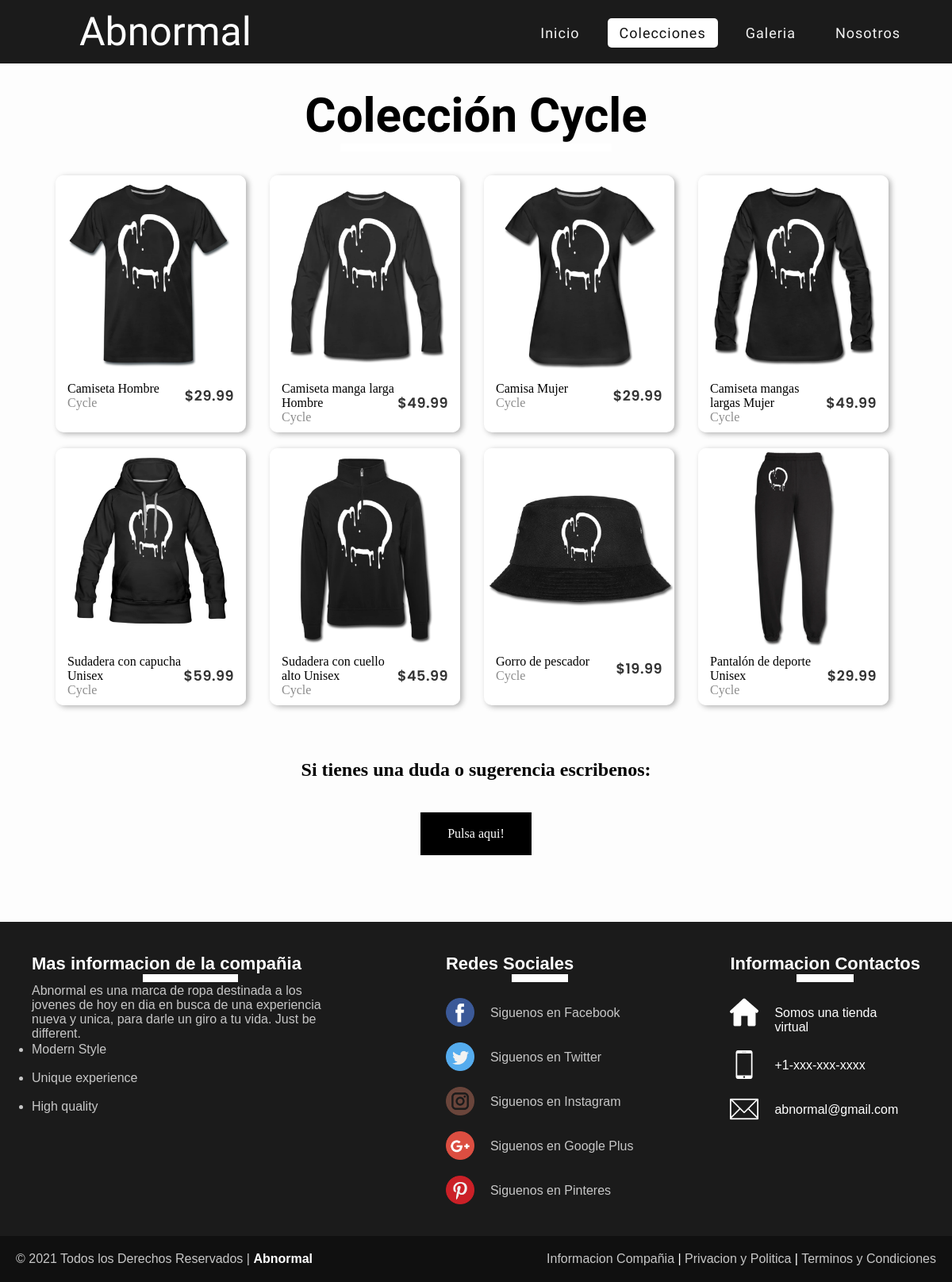
/Coleccion-cycle.php, run on the app's committed database.
### tables this page shows
CREATE TABLE `productos` (
  `id` int(9) NOT NULL,
  `imagen` varchar(50) NOT NULL,
  `nombre` varchar(50) NOT NULL,
  `coleccion` varchar(30) NOT NULL,
  `descripcion` varchar(300) NOT NULL,
  `precio` decimal(4,2) NOT NULL
);

### Coleccion-cycle.php (the view, shortened to what this page needs)
<!DOCTYPE html>
<html lang="en">
<head>
	<link rel="stylesheet" href="css/productpage-modal.css">
	<link rel="stylesheet" href="css/Seccion-products.css">
	<link rel="stylesheet" href="css/barra-nav.css">
	<link rel="stylesheet" href="css/estilo inicio-video.css">
	<link rel="stylesheet" href="css/footer.css">
</head>
<body>
	<?php
	include("con_db.php")
	?>
	<nav>
		<div class="logo"><a href="index.php">Abnormal</a></div>
		<ul>
			<li><a  href="index.php">Inicio</a></li>
			<li><a class="activa" href="Colleciones.php">Colecciones</a></li>
			<li><a href="galeria.php">Galeria</a></li>
			<li><a href="about.php">Nosotros</a></li>
		</ul>
	</nav>
	<h1 class="titulo-galeria">Colecci&oacute;n Cycle</h1>
	<div class="grid-productos">
		<?php
		$tabla = "SELECT * FROM `productos` WHERE coleccion='Cycle';";
		$producto_resultado = mysqli_query($conex, $tabla);
		while ($mostrar = mysqli_fetch_array($producto_resultado)) {
		?>
			<div class="box">
				<div class="box-img">
					<img src="img/products/<?php echo $mostrar['imagen']?>.png" alt="">
				</div>
				<div class="detalles-box">
					<div class="texto-box">
						<a><?php echo $mostrar['nombre'] ?></a>
						<span><?php echo $mostrar['coleccion'] ?></span>
					</div>
					<a id="open" class="precio-box">$<?php echo $mostrar['precio']?></a>
				</div>
			</div>
		<?php
	}
	?>
</div>
<br>
<div class="contactanos_container">
  <h2>Si tienes una duda o sugerencia escribenos:</h2>
  <br>
  <br>
  <a href="contacto.php" class="boton-contactanos">Pulsa aqui!</a>
</div>
<footer>
 <div class="container-footer-all">
  <div class="container-body">
    <div class="colum1">
      <h1>Mas informacion de la compañia</h1>
      <p>Abnormal es una marca de ropa destinada a los jovenes de hoy en dia en busca de una experiencia nueva y unica, para darle un giro a tu vida. Just be different.</p>
            <ul>
      	<li>Modern Style</li>
      	<br>
      	<li>Unique experience</li>
      	<br>
      	<li>High quality</li>
      </ul>
    </div>
    <div class="colum2">
      <h1>Redes Sociales</h1>
      <div class="row">
        <img src="img/icon-footer/facebook.png">
        <label>Siguenos en Facebook</label>
      </div>
      <div class="row">
        <img src="img/icon-footer/twitter.png">
        <label>Siguenos en Twitter</label>
      </div>
      <div class="row">
        <img src="img/icon-footer/instagram.png">
        <label>Siguenos en Instagram</label>
      </div>
      <div class="row">
        <img src="img/icon-footer/google-plus.png">
        <label>Siguenos en Google Plus</label>
      </div>
      <div class="row">
        <img src="img/icon-footer/pinterest.png">
        <label>Siguenos en Pinteres</label>
      </div>
    </div>
    <div class="colum3">
      <h1>Informacion Contactos</h1>
      <div class="row2">
        <img src="img/icon-footer/house.png">
        <label>Somos una tienda virtual</label>
      </div>
      <div class="row2">
        <img src="img/icon-footer/smartphone.png">
        <label>+1-xxx-xxx-xxxx</label>
      </div>
      <div class="row2">
        <img src="img/icon-footer/contact.png">
        <label>abnormal@gmail.com</label>
      </div>
    </div>
  </div>
</div>
<div class="container-footer">
 <div class="footer">
  <div class="copyright">
    © 2021 Todos los Derechos Reservados | <a href="">Abnormal</a>
  </div>
  <div class="information">
    <a href="">Informacion Compañia</a> | <a href="">Privacion y Politica</a> | <a href="">Terminos y Condiciones</a>
  </div>
</div>
</div>
</footer>
</body>
</html>

### css/Seccion-products.css (style rules this page uses)
.grid-productos { display:grid; grid-template-columns: repeat(auto-fit, minmax(2px,250px)); justify-content: center; grid-gap: 20px; }
a { text-decoration:none; }
.box { background-color: white; width:240px; box-shadow: 3px 2px 7px rgba(0,0,0,0.3); border-radius: 10px; overflow: hidden; }
.box-img { height: 250px; background-color: white; position:relative; }
.box-img img { width:100%; height: 100%; object-fit: cover; box-sizing: border-box; }
.detalles-box { background-color: white; width: 100%; display: flex; justify-content: space-between; align-items: center; padding: 10px 15px; box-sizing: border-box; font-family: calibri; }
.texto-box { background-color: white; display: flex; flex-direction: column; }
.texto-box span { color:rgba(26,26,26,0.5); }
.precio-box { background-color: white; color: #333333; font-weight: 600; font-size: 1.1rem; font-family: poppins; letter-spacing: 0.5px; }
.contactanos_container { width: auto; background: #FDFDFD; margin: 20px 50px; padding: 30px; text-align: center; }
h2 { color: black; text-align: center; }
.boton-contactanos { background-color: black; border: none; color: white; padding: 16px 32px; text-align: center; text-decoration: none; display: inline-block; font-size: 16px; margin: 4px 2px; -webkit-transition-duration: 0.4s; transition-duration: 0.4s; cursor: pointer; border: 2px solid black; }

### css/barra-nav.css (style rules this page uses)
* { margin: 0; padding: 0; box-sizing: border-box; }
nav { display: flex; height: 80px; width: 100%; background: #1b1b1b; align-items: center; justify-content: space-between; padding: 0 40px 0 100px; flex-wrap: wrap; position: sticky; top: 0px; z-index: 10; }
nav .logo > a { color: #fff; font-size: 50px; font-weight: 400; margin-bottom: 10px; font-family: 'Lacquer', cursive; text-decoration: none; }
nav ul { display: flex; flex-wrap: wrap; list-style: none; }
nav ul li { margin: 0 10px; }
nav ul li a { color: #f2f2f2; text-decoration: none; font-family: 'Lacquer', cursive; font-size: 18px; font-weight: 500; padding: 8px 15px; border-radius: 5px; letter-spacing: 1px; transition: all 0.5s ease; }
nav ul li a.activa, nav ul li a:hover { color: #111; background: #fff; }

### css/estilo inicio-video.css (style rules this page uses)
* { margin: 0; padding: 0; box-sizing: border-box; }
body { background-color: #FDFDFD; }
h1::after { display: block; width: 30%; height: 10px; content: ""; margin: auto; background: #fff; }

### css/footer.css (style rules this page uses)
* { margin: 0px; padding: 0px; box-sizing: border-box; }
footer { margin-top: 50px; width: 100%; background: #1b1b1b; color: white; font-family: sans-serif; }
.container-footer-all { width: 100%; max-width: 1200px; margin: auto; padding: 40px; }
.container-body { display: flex; justify-content: space-between; }
.colum1 { max-width: 400px; }
.colum1 h1 { font-size: 22px; }
.colum1 p, ul { font-size: 16px; color: #C7C7C7; margin-top: 2px; }
.colum2 { max-width: 400px; }
.colum2 h1 { font-size: 22px; }
.row { margin-top: 20px; display: flex; }
.row img { width: 36px; height: 36px; }
.row label { margin-top: 10px; margin-left: 20px; color: #C7C7C7; }
.colum3 { max-width: 400px; }
.colum3 h1 { font-size: 22px; }
.row2 { margin-top: 20px; display: flex; }
.row2 img { width: 36px; height: 36px; }
.row2 label { margin-top: 10px; margin-left: 20px; max-width: 140px; }
.container-footer { width: 100%; background: #101010; }
.footer { max-width: 1200px; margin: auto; display: flex; justify-content: space-between; padding: 20px; }
.copyright { color: #C7C7C7; }
.copyright a { text-decoration: none; color: white; font-weight: bold; }
.information a { text-decoration: none; color: #C7C7C7; }

### Coleccion-cycle.php (style rules this page uses)
.titulo-galeria { padding: 30px; display: block; text-align: center; font-family: 'Lacquer'; font-size: 60px; }

### data on the page
productos: imagen (picture), nombre "Camiseta Hombre", coleccion "Cycle", precio "29.99"
productos: imagen (picture), nombre "Camiseta manga larga Hombre", coleccion "Cycle", precio "49.99"
productos: imagen (picture), nombre "Camisa Mujer", coleccion "Cycle", precio "29.99"
productos: imagen (picture), nombre "Camiseta mangas largas Mujer", coleccion "Cycle", precio "49.99"
productos: imagen (picture), nombre "Sudadera con capucha Unisex", coleccion "Cycle", precio "59.99"
productos: imagen (picture), nombre "Sudadera con cuello alto Unisex", coleccion "Cycle", precio "45.99"
productos: imagen (picture), nombre "Gorro de pescador", coleccion "Cycle", precio "19.99"
productos: imagen (picture), nombre "Pantalón de deporte Unisex", coleccion "Cycle", precio "29.99"
